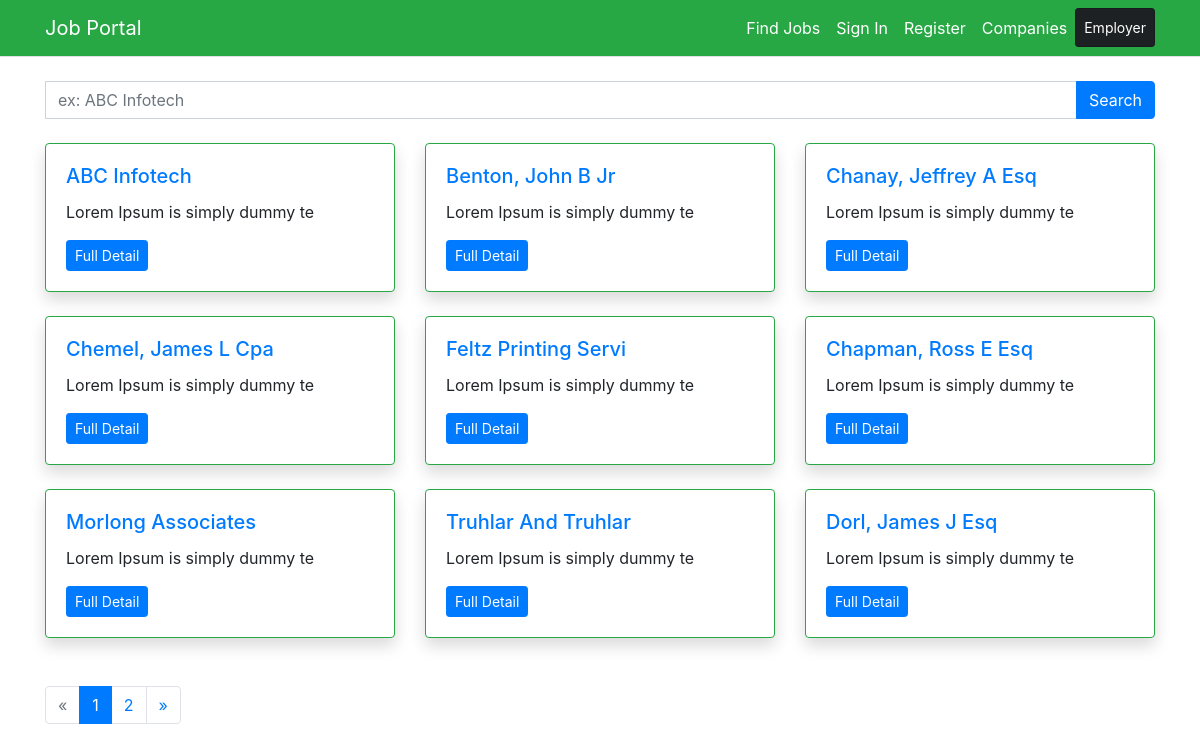
/companies/, run on the app's committed database.
### main/models.py (models this page shows, shortened)
class Company(models.Model):
    title=models.CharField(max_length=20)
    email=models.CharField(max_length=50,default='',null=True)
    password=models.CharField(max_length=20,default='',null=True)
    detail=models.TextField(blank=True)
    contact_no=models.CharField(max_length=15)
    website=models.CharField(max_length=100,default='',null=True)
    address=models.CharField(max_length=150)
    active_status=models.BooleanField(default=True)
    class Meta:
        verbose_name_plural='Companies'

### main/views.py (the view)
# urls.py: path('companies/',views.company_list,name='company-list'),
def company_list(request):
    page = request.GET.get('page', 1)
    if 'search' in request.GET:
        search=request.GET['search']
        companies=Company.objects.filter((Q(title__icontains=search)|Q(detail__icontains=search)) & Q(active_status=True)).order_by('-id')
    else:
        companies=Company.objects.all()
    paginate=Paginator(companies,9)
    companies=paginate.page(page)
    return render(request,'company/list.html',{'companies':companies})

### main/context_processor.py (called while the page is built)
def company_noti_count(request):
    total_notification=0
    if 'companyId' in request.session:
        company=request.session['companyId']
        total_notification=Notification.objects.filter(receiver_id=company).count()
    return {'totalNotification':total_notification}

### main/templates/company/list.html (shortened to what this page needs)
{% extends "base.html" %}
{% block content %}
<form action="/companies">
  <div class="input-group mb-4">
      <input type="text" class="form-control" name="search" placeholder="ex: ABC Infotech">
      <div class="input-group-append">
          <button type="submit" class="btn btn-primary" type="button">Search</button>
      </div>
  </div>
</form>
<div class="row mb-4">
    {% if companies %}
      {% for company in companies %}
      <div class="col-sm-4 mb-4">
          <div class="card shadow border-success">
              <div class="card-body">
                <h5 class="card-title"><a href="#">{{company.title}}</a></h5>
                <p class="card-text">{{company.detail|slice:"0:30"}}</p>
                <a href="/company/detail/{{company.id}}" class="btn btn-primary btn-sm">Full Detail</a>
              </div>
          </div>
      </div>
      {% endfor %}
    {% endif %}
</div>
<nav aria-label="...">
  {% if companies.has_other_pages %}
  <ul class="pagination">
      {% if companies.has_previous %}
      <li class="page-item"><a class="page-link" href="?page={{ companies.previous_page_number }}">&laquo;</a></li>
      {% else %}
      <li class="disabled page-item"><a class="page-link" href="#" tabindex="-1" aria-disabled="true">&laquo;</a></li>
      {% endif %}
      {% for i in companies.paginator.page_range %}
      {% if companies.number == i %}
          <li class="active page-item"><a class="page-link" href="#" tabindex="-1" aria-disabled="true">{{ i }} <span class="sr-only">(current)</span></a></li>
      {% else %}
          <li><a class="page-link" href="?page={{ i }}">{{ i }}</a></li>
      {% endif %}
      {% endfor %}
      {% if companies.has_next %}
      <li class="page-item"><a class="page-link" href="?page={{ companies.next_page_number }}">&raquo;</a></li>
      {% else %}
      <li class="disabled page-item"><a class="page-link" href="#" tabindex="-1" aria-disabled="true">&raquo;</a></li>
      {% endif %}
  </ul>
  {% endif %}
</nav>
{% endblock %}

### data on the page
Company: title "ABC Infotech", detail "Lorem Ipsum is simply dummy te"
Company: title "Benton, John B Jr", detail "Lorem Ipsum is simply dummy te"
Company: title "Chanay, Jeffrey A Esq", detail "Lorem Ipsum is simply dummy te"
Company: title "Chemel, James L Cpa", detail "Lorem Ipsum is simply dummy te"
Company: title "Feltz Printing Servi", detail "Lorem Ipsum is simply dummy te"
Company: title "Chapman, Ross E Esq", detail "Lorem Ipsum is simply dummy te"
Company: title "Morlong Associates", detail "Lorem Ipsum is simply dummy te"
Company: title "Truhlar And Truhlar", detail "Lorem Ipsum is simply dummy te"
Company: title "Dorl, James J Esq", detail "Lorem Ipsum is simply dummy te"

### other printed values
{{ i }} "1"
{{ i }} "2"
